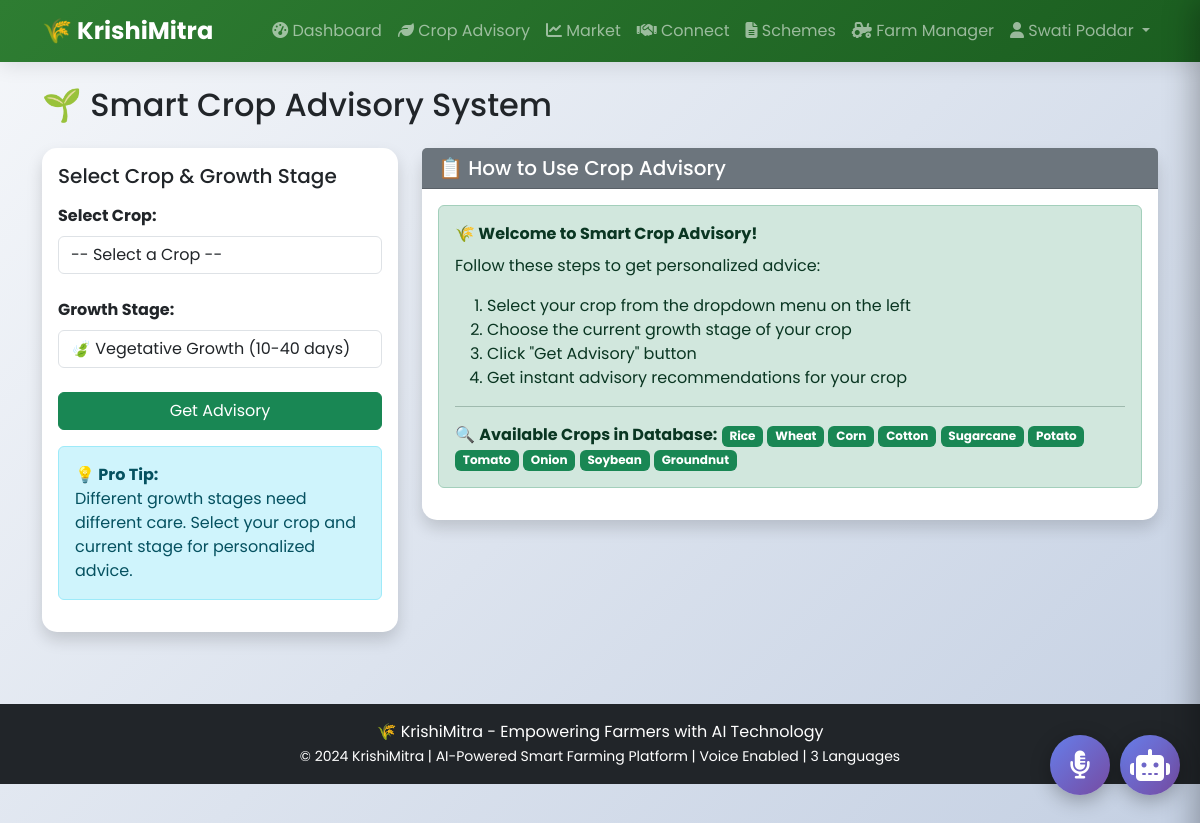
The page /crops/advisory/ (signed in) on the database its author committed.
### core/models.py (models this page shows, shortened)
class Farmer(AbstractUser):
    phone = models.CharField(max_length=15, unique=True)
    village = models.CharField(max_length=100)
    district = models.CharField(max_length=100)
    state = models.CharField(max_length=100)
    land_size = models.DecimalField(max_digits=10, decimal_places=2, null=True, blank=True)
    preferred_language = models.CharField(max_length=10, default='en', choices=[
        ('en', 'English'),
        ('hi', 'Hindi'),
        ('kn', 'Kannada'),
    ])
    profile_picture = models.ImageField(upload_to='profiles/', null=True, blank=True)
    created_at = models.DateTimeField(auto_now_add=True)

### crops/models.py (models this page shows, shortened)
class Crop(models.Model):
    SEASON_CHOICES = [
        ('kharif', 'Kharif (June-October)'),
        ('rabi', 'Rabi (October-March)'),
        ('zaid', 'Zaid (March-June)'),
    ]
    name = models.CharField(max_length=50)
    name_hi = models.CharField(max_length=50, blank=True)
    name_pa = models.CharField(max_length=50, blank=True)
    scientific_name = models.CharField(max_length=100, blank=True)
    season = models.CharField(max_length=10, choices=SEASON_CHOICES)
    sowing_period = models.CharField(max_length=100)
    harvesting_period = models.CharField(max_length=100)
    image = models.ImageField(upload_to='crops/', null=True, blank=True)

### crops/views.py (the view, shortened to what this page needs)
# urls.py: path('advisory/', views.crop_advisory, name='crop_advisory'),
@login_required
def crop_advisory(request):
    crops = Crop.objects.all()
    selected_crop_id = request.GET.get('crop')
    growth_stage = request.GET.get('stage', 'vegetative')
    advisory = None
    selected_crop = None
    selected_crop_name = ""
    context = {
        'crops': crops,
        'selected_crop_id': selected_crop_id,
        'selected_crop_name': selected_crop_name,
        'advisory': advisory,
        'growth_stage': growth_stage,
    }
    return render(request, 'crops/advisory.html', context)

### core/context_processors.py (called while the page is built)
def language_processor(request):
    return {
        'current_language': translation.get_language(),
    }

### templates/crops/advisory.html (shortened to what this page needs)
{% extends 'base.html' %}
{% load static %}
{% block content %}
<div class="container py-4">
    <h2 class="mb-4">🌱 Smart Crop Advisory System</h2>
    <div class="row">
        <div class="col-md-4">
            <div class="card shadow">
                <div class="card-body">
                    <h5>Select Crop & Growth Stage</h5>
                    <form method="get" id="advisoryForm">
                        <label class="form-label fw-bold mt-2">Select Crop:</label>
                        <select name="crop" class="form-control mb-3" id="cropSelect">
                            <option value="">-- Select a Crop --</option>
                        </select>
                        <label class="form-label fw-bold mt-2">Growth Stage:</label>
                        <select name="stage" class="form-control mb-3" id="stageSelect">
                            <option value="vegetative" {% if growth_stage == 'vegetative' %}selected{% endif %}>🍃 Vegetative Growth (10-40 days)</option>
                        </select>
                        <button type="submit" class="btn btn-success w-100 mt-2">Get Advisory</button>
                    </form>
                    <div class="alert alert-info mt-3">
                        <strong>💡 Pro Tip:</strong><br>
                        Different growth stages need different care. Select your crop and current stage for personalized advice.
                    </div>
                </div>
            </div>
        </div>
        <div class="col-md-8">
            {% if selected_crop_id and selected_crop_id != '' %}
                {% if advisory and advisory|length > 0 %}
                    <div class="card shadow" id="advisoryCard">
                        <div class="card-header bg-success text-white">
                            <h5 class="mb-0">📋 Advisory Recommendations for {{ selected_crop_name }} - {{ growth_stage|title }} Stage</h5>
                        </div>
                        <div class="card-body">
                            {% for adv in advisory %}
                            <div class="alert alert-{% if adv.priority == 1 %}danger{% elif adv.priority == 2 %}warning{% else %}info{% endif %} mb-3">
                                <strong>📌 {{ adv.title }}</strong>
                                <p class="mt-2 mb-0">{{ adv.advice }}</p>
                            </div>
                            {% endfor %}
                        </div>
                    </div>
                {% else %}
                    <div class="card shadow" id="advisoryCard">
                        <div class="card-header bg-warning">
                            <h5 class="mb-0">📋 General Advisory for {{ selected_crop_name }}</h5>
                        </div>
                        <div class="card-body">
                            <div class="alert alert-info">
                                <strong>🌾 General Farming Advice for {{ selected_crop_name }} at {{ growth_stage }} stage:</strong>
                                <ul class="mt-3">
                                    <li>🚿 Ensure proper irrigation based on soil moisture</li>
                                    <li>🧪 Apply recommended fertilizers at correct time</li>
                                    <li>🐛 Monitor for pests and diseases regularly</li>
                                    <li>📅 Plan harvesting based on crop maturity</li>
                                    <li>🌡️ Check weather forecast before any major operation</li>
                                </ul>
                                <hr>
                                <p class="mb-0 text-muted">💡 For detailed advice, please consult your local agricultural extension officer.</p>
                            </div>
                        </div>
                    </div>
                {% endif %}
            {% else %}
                <div class="card shadow" id="advisoryCard">
                    <div class="card-header bg-secondary text-white">
                        <h5 class="mb-0">📋 How to Use Crop Advisory</h5>
                    </div>
                    <div class="card-body">
                        <div class="alert alert-success">
                            <strong>🌾 Welcome to Smart Crop Advisory!</strong>
                            <p class="mt-2">Follow these steps to get personalized advice:</p>
                            <ol>
                                <li>Select your crop from the dropdown menu on the left</li>
                                <li>Choose the current growth stage of your crop</li>
                                <li>Click "Get Advisory" button</li>
                                <li>Get instant advisory recommendations for your crop</li>
                            </ol>
                            <hr>
                            <p class="mb-0">🔍 <strong>Available Crops in Database:</strong>
                                {% if crops %}
                                    {% for crop in crops %}
                                        <span class="badge bg-success">{{ crop.name }}</span>
                                    {% endfor %}
                                {% else %}
                                    <span class="badge bg-warning">No crops found. Please add crops via admin panel.</span>
                                {% endif %}
                            </p>
                        </div>
                    </div>
                </div>
            {% endif %}
        </div>
    </div>
</div>
{% endblock %}

### templates/base.html (shortened to what this page needs)
<!DOCTYPE html>
<html lang="en">
<head>
    <link href="https://cdn.jsdelivr.net/npm/bootstrap@5.3.0/dist/css/bootstrap.min.css" rel="stylesheet">
    <link rel="stylesheet" href="https://cdnjs.cloudflare.com/ajax/libs/font-awesome/6.4.0/css/all.min.css">
    {% load static %}
</head>
<body>
    <div class="ai-toggle-btn" onclick="toggleSidebar()">
        <i class="fas fa-robot fa-2x"></i>
    </div>
    <nav class="navbar navbar-expand-lg navbar-dark">
        <div class="container">
            <a class="navbar-brand" href="{% url 'home' %}">
                🌾 KrishiMitra
            </a>
            <div class="collapse navbar-collapse" id="navbarNav">
                <ul class="navbar-nav ms-auto">
                    {% if user.is_authenticated %}
                        <li class="nav-item">
                            <a class="nav-link" href="{% url 'dashboard' %}">
                                <i class="fas fa-tachometer-alt"></i> <span data-translate="dashboard">Dashboard</span>
                            </a>
                        </li>
                        <li class="nav-item">
                            <a class="nav-link" href="{% url 'crop_advisory' %}">
                                <i class="fas fa-leaf"></i> <span data-translate="advisory">Crop Advisory</span>
                            </a>
                        </li>
                        <li class="nav-item">
                            <a class="nav-link" href="{% url 'market_dashboard' %}">
                                <i class="fas fa-chart-line"></i> <span data-translate="market">Market</span>
                            </a>
                        </li>
                        <li class="nav-item">
                            <a class="nav-link" href="{% url 'marketplace' %}">
                                <i class="fas fa-handshake"></i> <span data-translate="connect">Connect</span>
                            </a>
                        </li>
                        <li class="nav-item">
                            <a class="nav-link" href="{% url 'schemes_list' %}">
                                <i class="fas fa-file-alt"></i> <span data-translate="schemes">Schemes</span>
                            </a>
                        </li>
                        <li class="nav-item">
                            <a class="nav-link" href="{% url 'farm_manager' %}">
                                <i class="fas fa-tractor"></i> <span data-translate="farm">Farm Manager</span>
                            </a>
                        </li>
                        <li class="nav-item dropdown">
                            <a class="nav-link dropdown-toggle" href="#" id="userDropdown" role="button" data-bs-toggle="dropdown">
                                <i class="fas fa-user"></i> {{ user.get_full_name|default:user.username }}
                            </a>
                        </li>
                    {% endif %}
                </ul>
            </div>
        </div>
    </nav>
<div class="floating-voice-btn" onclick="toggleVoiceModal()">
    <i class="fas fa-microphone-alt"></i>
</div>
    <div class="main-content">
        {% block content %}
        {% endblock %}
    </div>
    <footer class="bg-dark text-white text-center py-3 mt-5">
        <div class="container">
            <p class="mb-0">🌾 KrishiMitra - Empowering Farmers with AI Technology</p>
            <small>© 2024 KrishiMitra | AI-Powered Smart Farming Platform | Voice Enabled | 3 Languages</small>
        </div>
    </footer>
</body>
</html>

### templates/base.html (style rules this page uses)
* { margin: 0; padding: 0; box-sizing: border-box; }
body { font-family: 'Poppins', sans-serif; background: linear-gradient(135deg, #f5f7fa 0%, #c3cfe2 100%); min-height: 100vh; }
.ai-toggle-btn { position: fixed; right: 20px; bottom: 80px; background: linear-gradient(135deg, #667eea, #764ba2); color: white; width: 60px; height: 60px; border-radius: 50%; display: flex; align-items: center; justify-content: center; cursor: pointer; z-index: 1040; box-shadow: 0 5px 20px rgba(0,0,0,0.3); transition: 0.3s; }
.navbar { background: linear-gradient(135deg, #2e7d32, #1b5e20); box-shadow: 0 4px 20px rgba(0,0,0,0.1); }
.navbar-brand { font-weight: 700; font-size: 1.5rem; }
.card { border: none; border-radius: 15px; transition: 0.3s; box-shadow: 0 5px 15px rgba(0,0,0,0.08); }
.floating-voice-btn { position: fixed; bottom: 80px; right: 90px; width: 60px; height: 60px; background: linear-gradient(135deg, #667eea, #764ba2); border-radius: 50%; display: flex; align-items: center; justify-content: center; cursor: pointer; z-index: 1040; box-shadow: 0 5px 20px rgba(0,0,0,0.3); transition: all 0.3s; animation: pulse 2s infinite; }
.floating-voice-btn i { font-size: 28px; color: white; }

### rows shown on the page
Farmer: get_full_name "Swati Poddar"
Crop: name "Rice"
Crop: name "Wheat"
Crop: name "Corn"
Crop: name "Cotton"
Crop: name "Sugarcane"
Crop: name "Potato"
Crop: name "Tomato"
Crop: name "Onion"
Crop: name "Soybean"
Crop: name "Groundnut"
